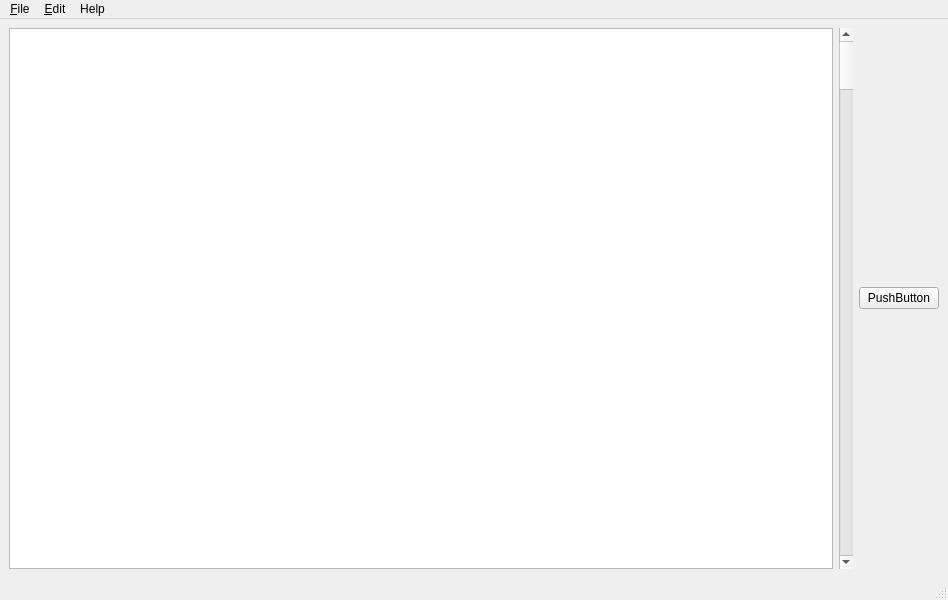
<?xml version="1.0" encoding="UTF-8"?>
<ui version="4.0">
 <class>MainWindow</class>
 <widget class="QMainWindow" name="MainWindow">
  <property name="geometry">
   <rect>
    <x>0</x>
    <y>0</y>
    <width>948</width>
    <height>600</height>
   </rect>
  </property>
  <property name="windowTitle">
   <string>MainWindow</string>
  </property>
  <widget class="QWidget" name="centralwidget">
   <layout class="QHBoxLayout" name="horizontalLayout_3">
    <item>
     <widget class="QGraphicsView" name="mainSongView">
      <property name="sizePolicy">
       <sizepolicy hsizetype="Expanding" vsizetype="Expanding">
        <horstretch>0</horstretch>
        <verstretch>0</verstretch>
       </sizepolicy>
      </property>
      <property name="focusPolicy">
       <enum>Qt::StrongFocus</enum>
      </property>
     </widget>
    </item>
    <item>
     <widget class="QScrollBar" name="songScrollBar">
      <property name="orientation">
       <enum>Qt::Vertical</enum>
      </property>
     </widget>
    </item>
    <item>
     <widget class="QPushButton" name="boxStatDisplayWidget">
      <property name="text">
       <string>PushButton</string>
      </property>
     </widget>
    </item>
   </layout>
  </widget>
  <widget class="QMenuBar" name="menubar">
   <property name="geometry">
    <rect>
     <x>0</x>
     <y>0</y>
     <width>948</width>
     <height>21</height>
    </rect>
   </property>
   <widget class="QMenu" name="menu_File">
    <property name="title">
     <string>&amp;File</string>
    </property>
    <addaction name="action_Open"/>
    <addaction name="action_Save"/>
    <addaction name="actionSave_As"/>
    <addaction name="separator"/>
    <addaction name="actionClose"/>
   </widget>
   <widget class="QMenu" name="menu_Edit">
    <property name="title">
     <string>&amp;Edit</string>
    </property>
    <addaction name="actionCut"/>
    <addaction name="actionCopy"/>
    <addaction name="actionPaste"/>
    <addaction name="actionSelect_All"/>
    <addaction name="separator"/>
    <addaction name="actionLevel_Info"/>
    <addaction name="actionSongInfo"/>
    <addaction name="separator"/>
    <addaction name="actionSettings"/>
   </widget>
   <widget class="QMenu" name="menuHelp">
    <property name="title">
     <string>Help</string>
    </property>
    <addaction name="actionHelp"/>
    <addaction name="separator"/>
    <addaction name="actionAbout"/>
   </widget>
   <addaction name="menu_File"/>
   <addaction name="menu_Edit"/>
   <addaction name="menuHelp"/>
  </widget>
  <widget class="QStatusBar" name="statusbar"/>
  <action name="action_Open">
   <property name="text">
    <string>&amp;Open</string>
   </property>
  </action>
  <action name="action_Save">
   <property name="text">
    <string>&amp;Save</string>
   </property>
  </action>
  <action name="actionSave_As">
   <property name="text">
    <string>Save As...</string>
   </property>
  </action>
  <action name="actionClose">
   <property name="text">
    <string>Close</string>
   </property>
  </action>
  <action name="actionCut">
   <property name="text">
    <string>Cut</string>
   </property>
  </action>
  <action name="actionCopy">
   <property name="text">
    <string>Copy</string>
   </property>
  </action>
  <action name="actionPaste">
   <property name="text">
    <string>Paste</string>
   </property>
  </action>
  <action name="actionSelect_All">
   <property name="text">
    <string>Select All</string>
   </property>
  </action>
  <action name="actionEdit_Song_Info">
   <property name="text">
    <string>Edit Song Info</string>
   </property>
  </action>
  <action name="actionHelp">
   <property name="text">
    <string>Help</string>
   </property>
  </action>
  <action name="actionSongInfo">
   <property name="text">
    <string>SongInfo</string>
   </property>
  </action>
  <action name="actionSettings">
   <property name="text">
    <string>Settings</string>
   </property>
  </action>
  <action name="actionAbout">
   <property name="text">
    <string>About</string>
   </property>
  </action>
  <action name="actionLevel_Info">
   <property name="text">
    <string>Level Info</string>
   </property>
  </action>
 </widget>
 <resources/>
 <connections/>
</ui>
